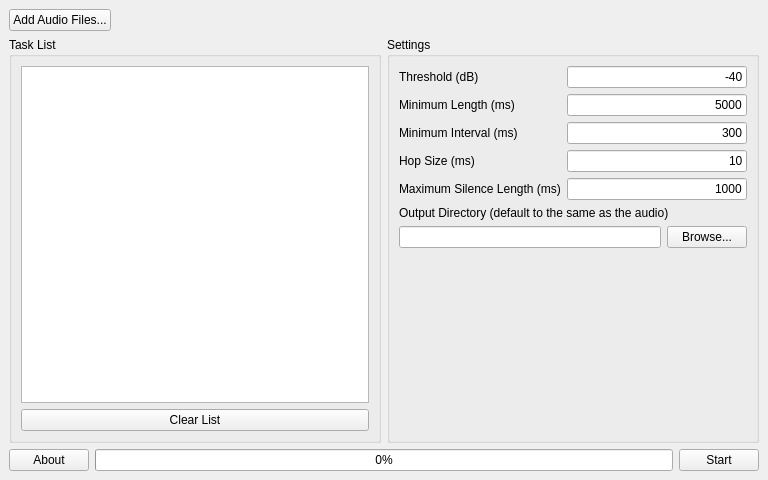
<?xml version="1.0" encoding="UTF-8"?>
<ui version="4.0">
 <class>MainWindow</class>
 <widget class="QMainWindow" name="MainWindow">
  <property name="geometry">
   <rect>
    <x>0</x>
    <y>0</y>
    <width>768</width>
    <height>480</height>
   </rect>
  </property>
  <property name="font">
   <font>
    <family>Microsoft YaHei UI</family>
   </font>
  </property>
  <property name="windowTitle">
   <string>MainWindow</string>
  </property>
  <widget class="QWidget" name="centralwidget">
   <layout class="QVBoxLayout" name="verticalLayout">
    <item>
     <layout class="QHBoxLayout" name="horizontalLayout_2">
      <item>
       <widget class="QPushButton" name="pushButtonAddFiles">
        <property name="enabled">
         <bool>true</bool>
        </property>
        <property name="sizePolicy">
         <sizepolicy hsizetype="Fixed" vsizetype="Fixed">
          <horstretch>0</horstretch>
          <verstretch>0</verstretch>
         </sizepolicy>
        </property>
        <property name="text">
         <string>Add Audio Files...</string>
        </property>
       </widget>
      </item>
      <item>
       <spacer name="horizontalSpacer">
        <property name="orientation">
         <enum>Qt::Horizontal</enum>
        </property>
        <property name="sizeHint" stdset="0">
         <size>
          <width>40</width>
          <height>20</height>
         </size>
        </property>
       </spacer>
      </item>
     </layout>
    </item>
    <item>
     <layout class="QHBoxLayout" name="horizontalLayout">
      <item>
       <widget class="QGroupBox" name="groupBox">
        <property name="sizePolicy">
         <sizepolicy hsizetype="Preferred" vsizetype="Minimum">
          <horstretch>0</horstretch>
          <verstretch>0</verstretch>
         </sizepolicy>
        </property>
        <property name="title">
         <string>Task List</string>
        </property>
        <layout class="QVBoxLayout" name="verticalLayout_2">
         <item>
          <widget class="QListWidget" name="listWidgetTaskList">
           <property name="frameShadow">
            <enum>QFrame::Plain</enum>
           </property>
          </widget>
         </item>
         <item>
          <widget class="QPushButton" name="pushButtonClearList">
           <property name="text">
            <string>Clear List</string>
           </property>
          </widget>
         </item>
        </layout>
       </widget>
      </item>
      <item>
       <widget class="QGroupBox" name="groupBox_2">
        <property name="sizePolicy">
         <sizepolicy hsizetype="Preferred" vsizetype="Minimum">
          <horstretch>0</horstretch>
          <verstretch>0</verstretch>
         </sizepolicy>
        </property>
        <property name="title">
         <string>Settings</string>
        </property>
        <layout class="QVBoxLayout" name="verticalLayout_3">
         <item>
          <layout class="QFormLayout" name="formLayout">
           <item row="0" column="0">
            <widget class="QLabel" name="label_2">
             <property name="text">
              <string>Threshold (dB)</string>
             </property>
            </widget>
           </item>
           <item row="0" column="1">
            <widget class="QLineEdit" name="lineEditThreshold">
             <property name="text">
              <string>-40</string>
             </property>
             <property name="alignment">
              <set>Qt::AlignRight|Qt::AlignTrailing|Qt::AlignVCenter</set>
             </property>
            </widget>
           </item>
           <item row="1" column="0">
            <widget class="QLabel" name="label_3">
             <property name="text">
              <string>Minimum Length (ms)</string>
             </property>
            </widget>
           </item>
           <item row="1" column="1">
            <widget class="QLineEdit" name="lineEditMinLen">
             <property name="text">
              <string>5000</string>
             </property>
             <property name="alignment">
              <set>Qt::AlignRight|Qt::AlignTrailing|Qt::AlignVCenter</set>
             </property>
            </widget>
           </item>
           <item row="2" column="0">
            <widget class="QLabel" name="label_4">
             <property name="text">
              <string>Minimum Interval (ms)</string>
             </property>
            </widget>
           </item>
           <item row="2" column="1">
            <widget class="QLineEdit" name="lineEditMinInterval">
             <property name="text">
              <string>300</string>
             </property>
             <property name="alignment">
              <set>Qt::AlignRight|Qt::AlignTrailing|Qt::AlignVCenter</set>
             </property>
            </widget>
           </item>
           <item row="3" column="0">
            <widget class="QLabel" name="label_5">
             <property name="text">
              <string>Hop Size (ms)</string>
             </property>
            </widget>
           </item>
           <item row="3" column="1">
            <widget class="QLineEdit" name="lineEditHopSize">
             <property name="text">
              <string>10</string>
             </property>
             <property name="alignment">
              <set>Qt::AlignRight|Qt::AlignTrailing|Qt::AlignVCenter</set>
             </property>
            </widget>
           </item>
           <item row="4" column="0">
            <widget class="QLabel" name="label_6">
             <property name="text">
              <string>Maximum Silence Length (ms)</string>
             </property>
            </widget>
           </item>
           <item row="4" column="1">
            <widget class="QLineEdit" name="lineEditMaxSilence">
             <property name="text">
              <string>1000</string>
             </property>
             <property name="alignment">
              <set>Qt::AlignRight|Qt::AlignTrailing|Qt::AlignVCenter</set>
             </property>
            </widget>
           </item>
          </layout>
         </item>
         <item>
          <widget class="QLabel" name="label_7">
           <property name="text">
            <string>Output Directory (default to the same as the audio)</string>
           </property>
          </widget>
         </item>
         <item>
          <layout class="QHBoxLayout" name="horizontalLayout_4">
           <item>
            <widget class="QLineEdit" name="lineEditOutputDir">
             <property name="text">
              <string/>
             </property>
             <property name="alignment">
              <set>Qt::AlignLeading|Qt::AlignLeft|Qt::AlignVCenter</set>
             </property>
            </widget>
           </item>
           <item>
            <widget class="QPushButton" name="pushButtonBrowse">
             <property name="text">
              <string>Browse...</string>
             </property>
            </widget>
           </item>
          </layout>
         </item>
         <item>
          <spacer name="verticalSpacer">
           <property name="orientation">
            <enum>Qt::Vertical</enum>
           </property>
           <property name="sizeHint" stdset="0">
            <size>
             <width>20</width>
             <height>40</height>
            </size>
           </property>
          </spacer>
         </item>
        </layout>
       </widget>
      </item>
     </layout>
    </item>
    <item>
     <layout class="QHBoxLayout" name="horizontalLayout_3">
      <item>
       <widget class="QPushButton" name="pushButtonAbout">
        <property name="text">
         <string>About</string>
        </property>
       </widget>
      </item>
      <item>
       <widget class="QProgressBar" name="progressBar">
        <property name="value">
         <number>0</number>
        </property>
       </widget>
      </item>
      <item>
       <widget class="QPushButton" name="pushButtonStart">
        <property name="text">
         <string>Start</string>
        </property>
       </widget>
      </item>
     </layout>
    </item>
   </layout>
  </widget>
 </widget>
 <resources/>
 <connections/>
</ui>
